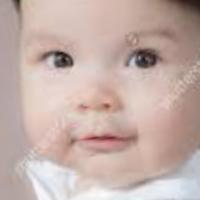
#> input picture Input-Faces/1_0_0_20161219140627985.jpg.chip.jpg, 200 x 200 px
$ python Images-Reference.py   (older library calls are emulated)
#> lines starting #> are read from the running program, lines starting #| are printed output that depends on the picture
"""
==============
Image tutorial
==============

A short tutorial on plotting images with Matplotlib.

.. _imaging_startup:

Startup commands
===================

First, let's start IPython.  It is a most excellent enhancement to the
standard Python prompt, and it ties in especially well with
Matplotlib.  Start IPython either at a shell, or the IPython Notebook now.

With IPython started, we now need to connect to a GUI event loop.  This
tells IPython where (and how) to display plots.  To connect to a GUI
loop, execute the **%matplotlib** magic at your IPython prompt.  There's more
detail on exactly what this does at `IPython's documentation on GUI
event loops
<http://ipython.org/ipython-doc/2/interactive/reference.html#gui-event-loop-support>`_.

If you're using IPython Notebook, the same commands are available, but
people commonly use a specific argument to the %matplotlib magic:

.. sourcecode:: ipython

    In [1]: %matplotlib inline

This turns on inline plotting, where plot graphics will appear in your
notebook.  This has important implications for interactivity.  For inline plotting, commands in
cells below the cell that outputs a plot will not affect the plot.  For example,
changing the color map is not possible from cells below the cell that creates a plot.
However, for other backends, such as Qt5, that open a separate window,
cells below those that create the plot will change the plot - it is a
live object in memory.

This tutorial will use matplotlib's imperative-style plotting
interface, pyplot.  This interface maintains global state, and is very
useful for quickly and easily experimenting with various plot
settings.  The alternative is the object-oriented interface, which is also
very powerful, and generally more suitable for large application
development.  If you'd like to learn about the object-oriented
interface, a great place to start is our :doc:`Usage guide
</tutorials/introductory/usage>`.  For now, let's get on
with the imperative-style approach:
"""

import matplotlib.pyplot as plt
import matplotlib.image as mpimg

###############################################################################
# .. _importing_data:
#
# Importing image data into Numpy arrays
# ===============================================
#
# Loading image data is supported by the `Pillow
# <https://pillow.readthedocs.io/en/latest/>`_ library.  Natively, Matplotlib
# only supports PNG images.  The commands shown below fall back on Pillow if
# the native read fails.
#
# The image used in this example is a PNG file, but keep that Pillow
# requirement in mind for your own data.
#
# Here's the image we're going to play with:
#
# .. image:: ../../_static/stinkbug.png
#
# It's a 24-bit RGB PNG image (8 bits for each of R, G, B).  Depending
# on where you get your data, the other kinds of image that you'll most
# likely encounter are RGBA images, which allow for transparency, or
# single-channel grayscale (luminosity) images.  You can right click on
# it and choose "Save image as" to download it to your computer for the
# rest of this tutorial.
#
# And here we go...

img = mpimg.imread('Input-Faces/1_0_0_20161219140627985.jpg.chip.jpg')
#> img is the input picture: shape (200, 200, 3); mean R, G, B 196.9, 175, 168.8
print(img)
#> (printed output is left out)

###############################################################################
# Note the dtype there - float32.  Matplotlib has rescaled the 8 bit
# data from each channel to floating point data between 0.0 and 1.0.  As
# a side note, the only datatype that Pillow can work with is uint8.
# Matplotlib plotting can handle float32 and uint8, but image
# reading/writing for any format other than PNG is limited to uint8
# data.  Why 8 bits? Most displays can only render 8 bits per channel
# worth of color gradation.  Why can they only render 8 bits/channel?
# Because that's about all the human eye can see.  More here (from a
# photography standpoint): `Luminous Landscape bit depth tutorial
# <https://luminous-landscape.com/bit-depth/>`_.
#
# Each inner list represents a pixel.  Here, with an RGB image, there
# are 3 values.  Since it's a black and white image, R, G, and B are all
# similar.  An RGBA (where A is alpha, or transparency), has 4 values
# per inner list, and a simple luminance image just has one value (and
# is thus only a 2-D array, not a 3-D array).  For RGB and RGBA images,
# matplotlib supports float32 and uint8 data types.  For grayscale,
# matplotlib supports only float32.  If your array data does not meet
# one of these descriptions, you need to rescale it.
#
# .. _plotting_data:
#
# Plotting numpy arrays as images
# ===================================
#
# So, you have your data in a numpy array (either by importing it, or by
# generating it).  Let's render it.  In Matplotlib, this is performed
# using the :func:`~matplotlib.pyplot.imshow` function.  Here we'll grab
# the plot object.  This object gives you an easy way to manipulate the
# plot from the prompt.

imgplot = plt.imshow(img)

###############################################################################
# You can also plot any numpy array.
#
# .. _Pseudocolor:
#
# Applying pseudocolor schemes to image plots
# -------------------------------------------------
#
# Pseudocolor can be a useful tool for enhancing contrast and
# visualizing your data more easily.  This is especially useful when
# making presentations of your data using projectors - their contrast is
# typically quite poor.
#
# Pseudocolor is only relevant to single-channel, grayscale, luminosity
# images.  We currently have an RGB image.  Since R, G, and B are all
# similar (see for yourself above or in your data), we can just pick one
# channel of our data:

lum_img = img[:, :, 0]
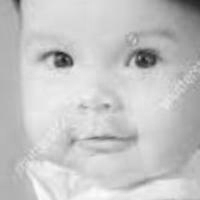
#> lum_img: shape (200, 200); min 24, max 252, mean 196.9

# This is array slicing.  You can read more in the `Numpy tutorial
# <https://docs.scipy.org/doc/numpy/user/quickstart.html>`_.

plt.imshow(lum_img)

###############################################################################
# Now, with a luminosity (2D, no color) image, the default colormap (aka lookup table,
# LUT), is applied.  The default is called viridis.  There are plenty of
# others to choose from.

plt.imshow(lum_img, cmap="hot")

###############################################################################
# Note that you can also change colormaps on existing plot objects using the
# :meth:`~matplotlib.image.Image.set_cmap` method:

imgplot = plt.imshow(lum_img)
imgplot.set_cmap('nipy_spectral')

###############################################################################
#
# .. note::
#
#    However, remember that in the IPython notebook with the inline backend,
#    you can't make changes to plots that have already been rendered.  If you
#    create imgplot here in one cell, you cannot call set_cmap() on it in a later
#    cell and expect the earlier plot to change.  Make sure that you enter these
#    commands together in one cell.  plt commands will not change plots from earlier
#    cells.
#
# There are many other colormap schemes available.  See the `list and
# images of the colormaps
# <../colors/colormaps.html>`_.
#
# .. _`Color Bars`:
#
# Color scale reference
# ------------------------
#
# It's helpful to have an idea of what value a color represents.  We can
# do that by adding color bars.

imgplot = plt.imshow(lum_img)
plt.colorbar()

###############################################################################
# This adds a colorbar to your existing figure.  This won't
# automatically change if you change you switch to a different
# colormap - you have to re-create your plot, and add in the colorbar
# again.
#
# .. _`Data ranges`:
#
# Examining a specific data range
# ---------------------------------
#
# Sometimes you want to enhance the contrast in your image, or expand
# the contrast in a particular region while sacrificing the detail in
# colors that don't vary much, or don't matter.  A good tool to find
# interesting regions is the histogram.  To create a histogram of our
# image data, we use the :func:`~matplotlib.pyplot.hist` function.

plt.hist(lum_img.ravel(), bins=256, range=(0.0, 1.0), fc='k', ec='k')

###############################################################################
# Most often, the "interesting" part of the image is around the peak,
# and you can get extra contrast by clipping the regions above and/or
# below the peak.  In our histogram, it looks like there's not much
# useful information in the high end (not many white things in the
# image).  Let's adjust the upper limit, so that we effectively "zoom in
# on" part of the histogram.  We do this by passing the clim argument to
# imshow.  You could also do this by calling the
# :meth:`~matplotlib.image.Image.set_clim` method of the image plot
# object, but make sure that you do so in the same cell as your plot
# command when working with the IPython Notebook - it will not change
# plots from earlier cells.
#
# You can specify the clim in the call to ``plot``.

imgplot = plt.imshow(lum_img, clim=(0.0, 0.7))

###############################################################################
# You can also specify the clim using the returned object
fig = plt.figure()
a = fig.add_subplot(1, 2, 1)
imgplot = plt.imshow(lum_img)
a.set_title('Before')
plt.colorbar(ticks=[0.1, 0.3, 0.5, 0.7], orientation='horizontal')
a = fig.add_subplot(1, 2, 2)
imgplot = plt.imshow(lum_img)
imgplot.set_clim(0.0, 0.7)
a.set_title('After')
plt.colorbar(ticks=[0.1, 0.3, 0.5, 0.7], orientation='horizontal')

###############################################################################
# .. _Interpolation:
#
# Array Interpolation schemes
# ---------------------------
#
# Interpolation calculates what the color or value of a pixel "should"
# be, according to different mathematical schemes.  One common place
# that this happens is when you resize an image.  The number of pixels
# change, but you want the same information.  Since pixels are discrete,
# there's missing space.  Interpolation is how you fill that space.
# This is why your images sometimes come out looking pixelated when you
# blow them up.  The effect is more pronounced when the difference
# between the original image and the expanded image is greater.  Let's
# take our image and shrink it.  We're effectively discarding pixels,
# only keeping a select few.  Now when we plot it, that data gets blown
# up to the size on your screen.  The old pixels aren't there anymore,
# and the computer has to draw in pixels to fill that space.
#
# We'll use the Pillow library that we used to load the image also to resize
# the image.

from PIL import Image

img = Image.open('Input-Faces/1_0_0_20161219140627985.jpg.chip.jpg')
img.thumbnail((64, 64), Image.ANTIALIAS)  # resizes image in-place
#> img: PIL image 64x64 RGB
imgplot = plt.imshow(img)

###############################################################################
# Here we have the default interpolation, bilinear, since we did not
# give :func:`~matplotlib.pyplot.imshow` any interpolation argument.
#
# Let's try some others. Here's "nearest", which does no interpolation.

imgplot = plt.imshow(img, interpolation="nearest")

###############################################################################
# and bicubic:

imgplot = plt.imshow(img, interpolation="bicubic")

###############################################################################
# Bicubic interpolation is often used when blowing up photos - people
# tend to prefer blurry over pixelated.
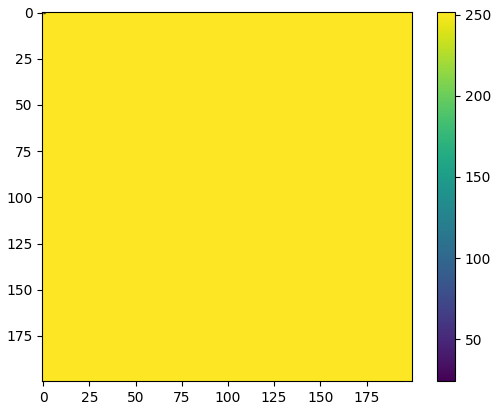
#> figure drawn by matplotlib, 2 panels
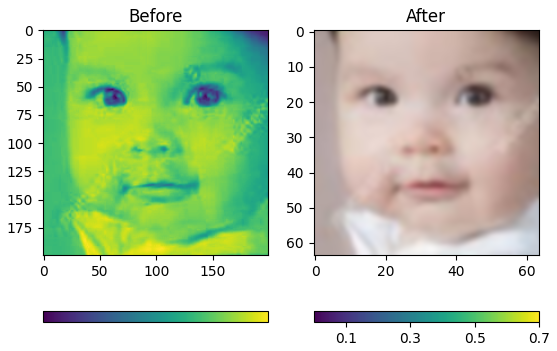
#> figure drawn by matplotlib, 4 panels

$ run again, with Input-Faces/13_0_3_20170119153840721.jpg.chip.jpg copied over Input-Faces/1_0_0_20161219140627985.jpg.chip.jpg
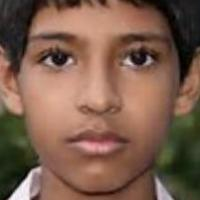
#> input picture Input-Faces/13_0_3_20170119153840721.jpg.chip.jpg, 200 x 200 px
#> img is the input picture: shape (200, 200, 3); mean R, G, B 124.9, 93.7, 76.9
#> (printed output is left out)
#> `lum_img = img[:, :, 0]`:
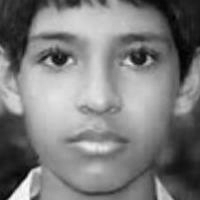
#> lum_img: shape (200, 200); min 1, max 254, mean 124.9
#> img: PIL image 64x64 RGB
#> `# tend to prefer blurry over pixelated.`:
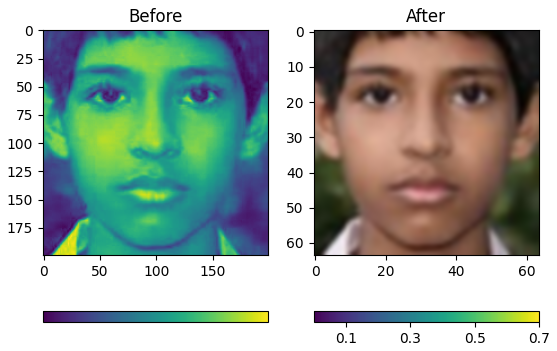
#> figure drawn by matplotlib, 4 panels

$ run again, with Input-Faces/16_0_0_20170110231533988.jpg.chip.jpg copied over Input-Faces/1_0_0_20161219140627985.jpg.chip.jpg
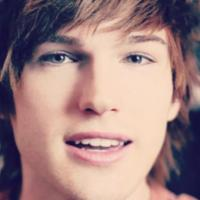
#> input picture Input-Faces/16_0_0_20170110231533988.jpg.chip.jpg, 200 x 200 px
#> img is the input picture: shape (200, 200, 3); mean R, G, B 157.8, 128.5, 128.6
#> (printed output is left out)
#> `lum_img = img[:, :, 0]`:
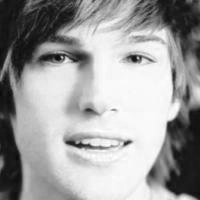
#> lum_img: shape (200, 200); min 8, max 255, mean 157.8
#> img: PIL image 64x64 RGB
#> `# tend to prefer blurry over pixelated.`:
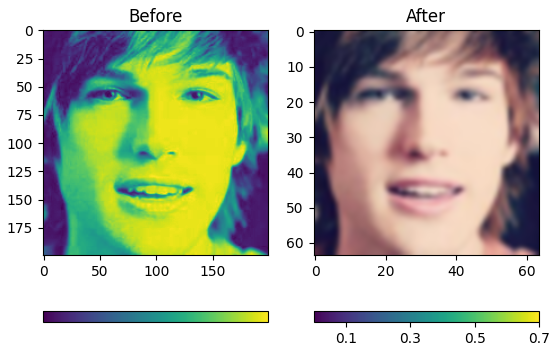
#> figure drawn by matplotlib, 4 panels

$ run again, with Input-Faces/17_0_0_20170104003852806.jpg.chip.jpg copied over Input-Faces/1_0_0_20161219140627985.jpg.chip.jpg
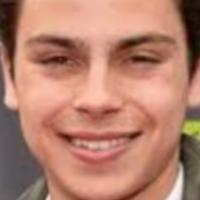
#> input picture Input-Faces/17_0_0_20170104003852806.jpg.chip.jpg, 200 x 200 px
#> img is the input picture: shape (200, 200, 3); mean R, G, B 181.4, 128.5, 109.9
#> (printed output is left out)
#> `lum_img = img[:, :, 0]`:
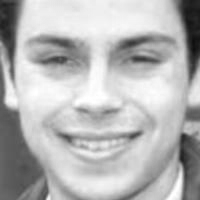
#> lum_img: shape (200, 200); min 14, max 255, mean 181.4
#> img: PIL image 64x64 RGB
#> `# tend to prefer blurry over pixelated.`:
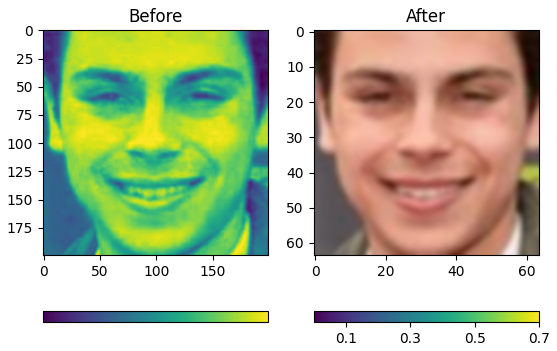
#> figure drawn by matplotlib, 4 panels
